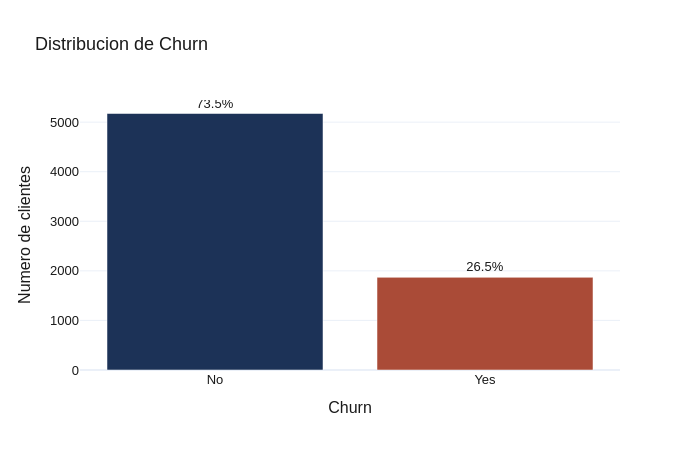

The cell this chart's notebook holds for it:
### Markdown cell above
**Distribución de Churn (sí está desbalanceado — eso importa).**

### Code cell
churn_dist = (
    df["Churn"]
    .value_counts()
    .rename_axis("Churn")
    .reset_index(name="conteo")
)
churn_dist["porcentaje"] = churn_dist["conteo"] / churn_dist["conteo"].sum() * 100

display(churn_dist)

clase_mayoritaria = churn_dist.loc[churn_dist["conteo"].idxmax()]
clase_minoritaria = churn_dist.loc[churn_dist["conteo"].idxmin()]

print(f"Total de clientes: {churn_dist['conteo'].sum():,}")
print(f"Clase mayoritaria: {clase_mayoritaria['Churn']} ({clase_mayoritaria['porcentaje']:.2f}%)")
print(f"Clase minoritaria: {clase_minoritaria['Churn']} ({clase_minoritaria['porcentaje']:.2f}%)")
print("El target esta desbalanceado; por eso conviene usar particion estratificada y revisar metricas como recall, F1 y ROC-AUC.")

fig = px.bar(
    churn_dist,
    x="Churn",
    y="conteo",
    text=churn_dist["porcentaje"].map(lambda p: f"{p:.1f}%"),
    template=PLOTLY_TEMPLATE,
    color="Churn",
    color_discrete_sequence=[NAVY, TERRA],
    title="Distribucion de Churn"
)
fig.update_traces(textposition="outside")
fig.update_layout(
    font=PLOTLY_FONT,
    width=700,
    height=450,
    showlegend=False,
    yaxis_title="Numero de clientes"
)
fig.show()

### Figure 1 — Plotly figure (JSON) as saved in the notebook; plotly's stock layout.template omitted (floating-point values rounded to 4 significant figures)
{"data": [{"hovertemplate": "Churn=%{x}<br>conteo=%{y}<br>text=%{text}<extra></extra>", "legendgroup": "No", "marker": {"color": "#1C3257", "pattern": {"shape": ""}}, "name": "No", "orientation": "v", "showlegend": true, "text": ["73.5%"], "textposition": "outside", "type": "bar", "x": ["No"], "xaxis": "x", "y": [5174], "yaxis": "y"}, {"hovertemplate": "Churn=%{x}<br>conteo=%{y}<br>text=%{text}<extra></extra>", "legendgroup": "Yes", "marker": {"color": "#AA4B37", "pattern": {"shape": ""}}, "name": "Yes", "orientation": "v", "showlegend": true, "text": ["26.5%"], "textposition": "outside", "type": "bar", "x": ["Yes"], "xaxis": "x", "y": [1869], "yaxis": "y"}], "layout": {"barmode": "relative", "font": {"color": "#1A1A1A", "family": "Helvetica, Arial, sans-serif", "size": 13}, "height": 450, "legend": {"title": {"text": "Churn"}, "tracegroupgap": 0}, "showlegend": false, "title": {"text": "Distribucion de Churn"}, "width": 700, "xaxis": {"anchor": "y", "categoryarray": ["No", "Yes"], "categoryorder": "array", "domain": [0, 1], "title": {"text": "Churn"}}, "yaxis": {"anchor": "x", "domain": [0, 1], "title": {"text": "Numero de clientes"}}}}
